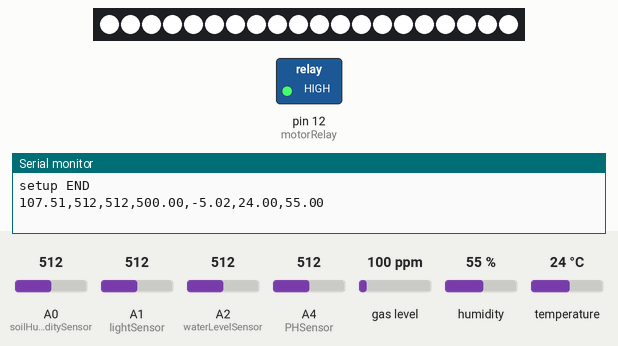
Simulated run of this sketch. Board: Arduino Uno, built with avr-gcc and run on an emulated ATmega328P. Parts: 20 RGB LEDs in strip order, left to right, switched loads named in the sketch (green lamp = pin HIGH), the last lines printed to the serial monitor. The inputs (shaded band) are chosen by the test bench; at power-on: A0 (soilHumiditySensor) = 512, A1 (lightSensor) = 512, A2 (waterLevelSensor) = 512, A4 (PHSensor) = 512, gas level 100 ppm, humidity 55 %, temperature 24 °C.

Above: at 0.2 s.
At 36.1 s:
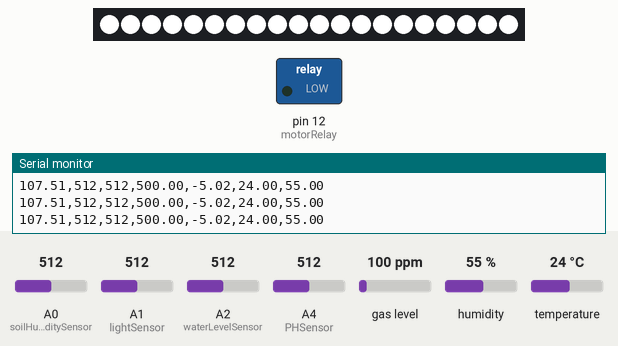
Timing chart, 0 to 114.7 s (numbered marks = the images above):
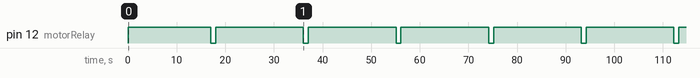

Measured:
- by itself, pin 12 (motorRelay): alternates HIGH for 18.0 s and LOW for 1.0 s
- by itself, everything shown: repeats every 38.1 s, in 4 steps

The sketch:

plant.ino
```cpp
#include <MQUnifiedsensor.h>
#include <Adafruit_NeoPixel.h>
#include <DHT.h>

#define DHTPIN 5
#define ledPin 7
#define motorRelay 12
#define soilHumiditySensor A0
#define lightSensor A1
#define waterLevelSensor A2
#define PHSensor A4
#define MQ135Pin A3

#define placa "Arduino UNO"
#define RatioMQ135CleanAir 3.6  // RS/R0 = 3.6 ppm

#define R_DIV 4660.0

#define Vref 4.95
int i=0;
int count = 0;

Adafruit_NeoPixel pixels(20, ledPin, NEO_GRB + NEO_KHZ800);
MQUnifiedsensor MQ135(placa, 5, 10, MQ135Pin, "MQ-135");  // 센서 선언
DHT dht(DHTPIN, DHT11);

struct DHTData {
  float humidity;
  float temperature;
};

void waterPump();//
void light(int R, int G, int B);///
int readSoilHumidity();/// 수분이 많을수록 0에 가까움
float readLight();///
int readWaterlevel();///
float readPH();//
float readAir();///
DHTData readDHT();///


void setup() {
  Serial.begin(9600);           // 시리얼 포트 초기화

  pinMode(ledPin, OUTPUT);
  pinMode(motorRelay, OUTPUT);

  pinMode(DHTPIN, INPUT);

  pinMode(soilHumiditySensor, INPUT);
  pinMode(lightSensor, INPUT);
  pinMode(waterLevelSensor, INPUT);
  pinMode(PHSensor, INPUT);

  dht.begin(); // DHT 센서 초기화
  digitalWrite(motorRelay, HIGH);
// 이산화탄소

  MQ135.setRegressionMethod(1);  // _PPM =  a*ratio^b (PPM 농도와 상수 값을 계산하기 위한 수학 모델 설정)
  MQ135.init();

  float calcR0 = 0;
  for(int i = 1; i<=10; i ++)
  {
    MQ135.update(); // Update data, the arduino will read the voltage from the analog pin
    calcR0 += MQ135.calibrate(RatioMQ135CleanAir);
  }
  MQ135.setR0(calcR0/10);

  MQ135.update(); // Update data, the arduino will read the voltage from the analog pin
  MQ135.setA(110.47); MQ135.setB(-2.862); // Configure the equation to calculate CO2 concentration value

//온습도
  dht.begin();

//led
  #if defined(__AVR_ATtiny85__) && (F_CPU == 16000000)
    clock_prescale_set(clock_div_1);
  #endif
    // END of Trinket-specific code.

    pixels.begin(); // INITIALIZE NeoPixel strip object (REQUIRED)

  Serial.println("setup END");

}

void loop() {////////////////////////////////////////////////////////////////////////////////////////////////////////////////
  float currentLight = readLight();
  delayMicroseconds(10);
  int water = readWaterLevel();
  delayMicroseconds(10);
  int soilHumidity = readSoilHumidity();
  delayMicroseconds(10);
  float CO2 = readAir();
  delayMicroseconds(10);
  float PH = readPH();
  delayMicroseconds(10);
  DHTData dhtData = readDHT();
  delayMicroseconds(10);


  Serial.print(currentLight);
  Serial.print(",");
  Serial.print(water);
  Serial.print(",");
  Serial.print(soilHumidity);
  Serial.print(",");
  Serial.print(CO2);
  Serial.print(",");
  Serial.print(PH);
  Serial.print(",");
  Serial.print(dhtData.temperature);
  Serial.print(",");
  Serial.println(dhtData.humidity);


  if (currentLight<200) {
    light(255,255,255);
  } else {
    light(0,0,0);
  }
  if (soilHumidity  > 400) {
    count++;
    if (count > 15) {
      waterPump();
      count = 0;
    }
  } else {
    count = 0;
  }


  delay(1000);
}

void waterPump() {
  digitalWrite(motorRelay, LOW);
  delay(1000);

  digitalWrite(motorRelay, HIGH);
}

float readPH() {
  float sensorValue;
  int m;
  long sensorSum;
  unsigned long int avgValue;
  int buf[10];
  for(int i=0;i<10;i++)
  {
    buf[i]=analogRead(PHSensor);
    delay(10);
  }
  for(int i=0;i<9;i++)        //sort the analog from small to large
  {
    for(int j=i+1;j<10;j++)
    {
      if(buf[i]>buf[j])
      {
        int temp=buf[i];
        buf[i]=buf[j];
        buf[j]=temp;
      }
    }
  }
  avgValue=0;
  for(int i=2;i<8;i++)                      //take the average value of 6 center sample
  avgValue+=buf[i];
  sensorValue =   avgValue/6;

  return 7-1000*(sensorValue-365)*Vref/59.16/1023;
}

float readAir() {
    MQ135.update(); // Update data, the arduino will read the voltage from the analog pin

    float CO2 = MQ135.readSensor(); // Sensor will read PPM concentration using the model, a and b values set previously or from the setup

    return CO2+400;
}


void light(int R , int G, int B) {
  pixels.clear(); // Set all pixel colors to 'off'

  for(int i=0; i<20; i++) { // For each pixel
    pixels.setPixelColor(i, pixels.Color(R,G,B));


  }
  pixels.show();   // Send the updated pixel colors to the hardware.
}

float readLight() {
  int light = analogRead(lightSensor);
  float voltage = light * (5.0 / 1023.0);
  float resistance = R_DIV * ((5.0 / voltage) - 1.0);
  float lux = 500000.0 / resistance;
  return lux;
}

int readWaterLevel() {
  delay(10);
  return analogRead(waterLevelSensor);
}

int readSoilHumidity() {
  return analogRead(soilHumiditySensor);
}

DHTData readDHT() {
  DHTData data;
  data.humidity = dht.readHumidity(); // 습도 읽기
  data.temperature = dht.readTemperature(); // 섭씨 온도 읽기
  return data;
}
```
